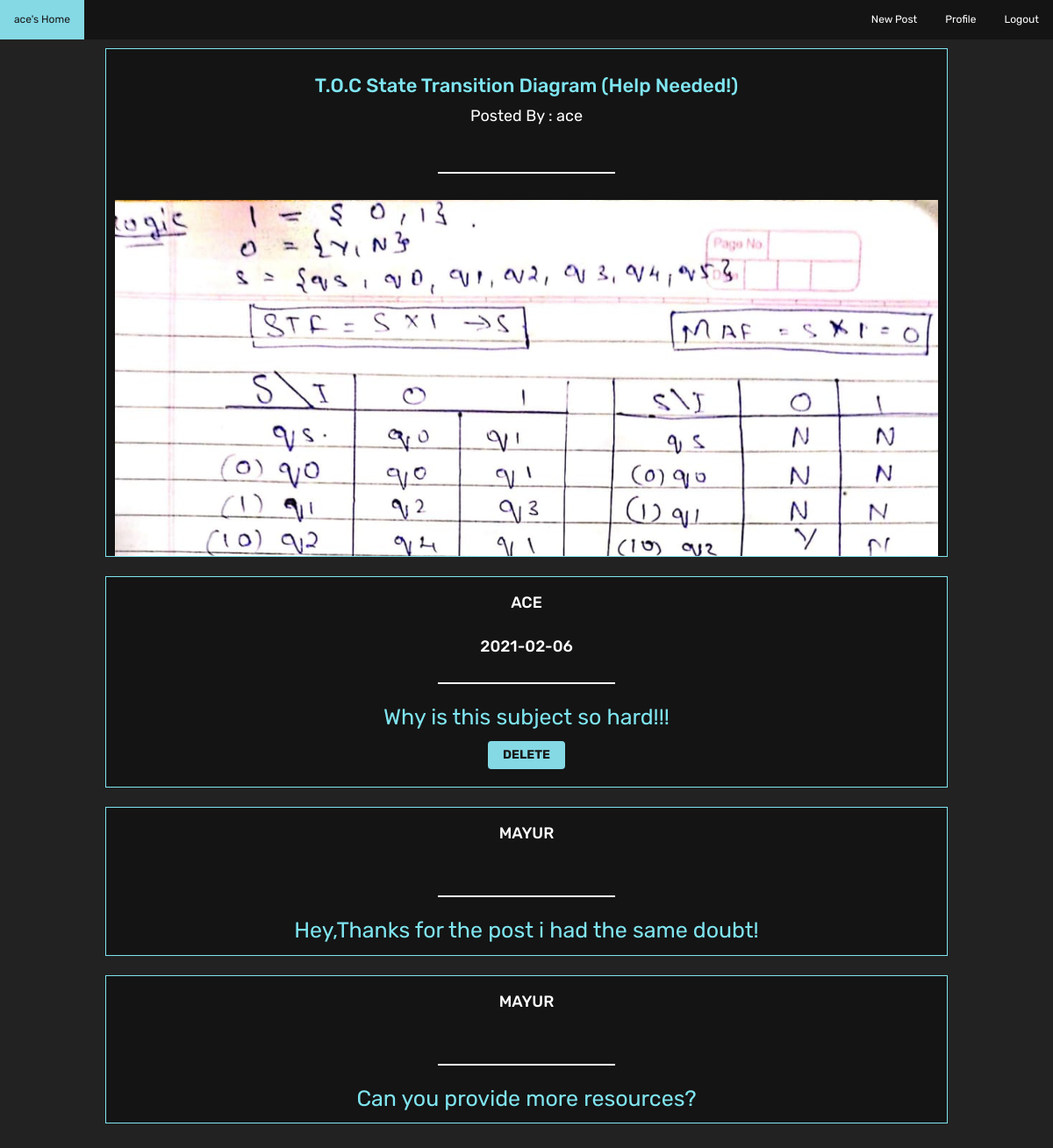
Page /comment.php?id=2 (signed in) on the earlier database version.
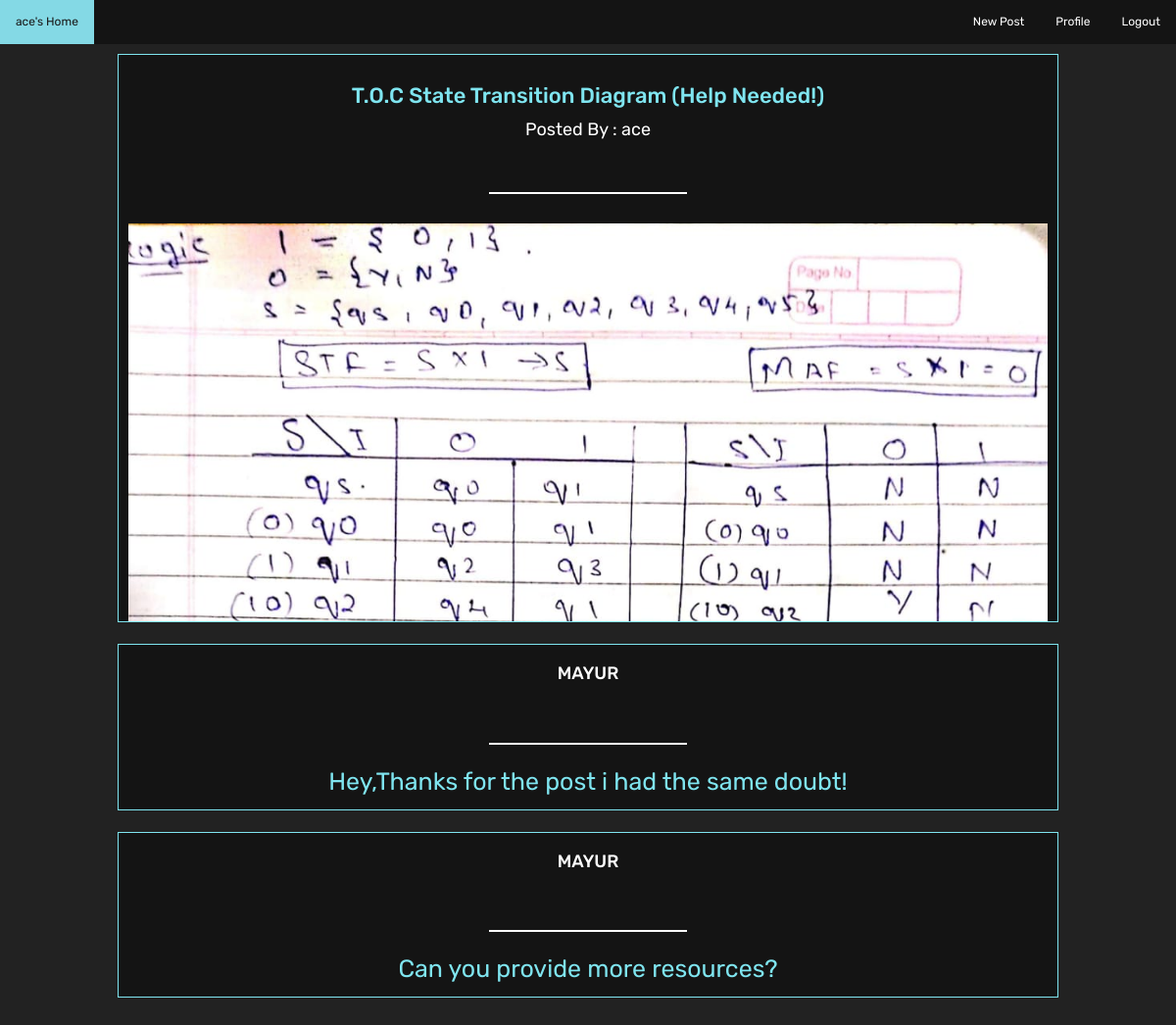
Same page on the later database version.
### tables this page shows
CREATE TABLE `posttable` (
  `title` varchar(255) NOT NULL,
  `content` longtext NOT NULL,
  `author` varchar(255) NOT NULL,
  `image` varchar(255) DEFAULT NULL,
  `id` int(11) NOT NULL,
  `likes` int(11) NOT NULL DEFAULT 0,
  `dislikes` int(11) NOT NULL DEFAULT 0,
  `tag` varchar(50) DEFAULT NULL
);

CREATE TABLE `postcomments` (
  `postid` int(11) NOT NULL,
  `email` varchar(255) NOT NULL,
  `comment` varchar(255) NOT NULL,
  `dates` date DEFAULT NULL
);

### getSpecificPost.php (the view, shortened to what this page needs)
<?php
function getSpecificPosts(){
  $con = mysqli_connect("localhost","root","","posts");
  $srch=$_GET['id'];
  $query="SELECT * FROM `posttable` where id ='$srch'";
  $query2="SELECT * FROM `postcomments` where postid ='$srch' order by dates desc";
  $result=mysqli_query($con,$query);
  while($row=mysqli_fetch_array($result)){
    echo '
    <div class="container">
    <h3 class="posttitle">'.$row['title'].'</h3>
    <p class="postcontent">Posted By : '.$row['author'].'</p>
    <br>
    <hr width="200px">
    <p class="postcontent">'.$row['content'].'<p>
    <img src="uploads/'.$row['image'].'"class="imgt" ?>
    <br>
    <div class ="interact">
    <a class="btnLike" href="like.php?id='.$row["id"].'"><span>('.$row["likes"].') </span>UPVOTE</a>
    </div>
    <div class="searchbar2">
    <form action="addComment.php?id='.$row["id"].'" method="POST" id="form1">
    	<br>
      <p class="posttitle" style="">Add a comment</p>
      <input type="text" class="form-control" name="text" id="title">
      <br>
      <button type="submit" class="btn btn-primary" id="lgn">Post</button>
    </form>
    </div>
    </div>
    ';
    $result2=mysqli_query($con,$query2);
    while($row2=mysqli_fetch_array($result2)){
      echo '
      <div class="searchbar">
      <h3 class="cmname">'.$row2['email'].'</h3>
      <h3 class="cmname">'.$row2['dates'].'</h3>
      <hr width="200px">
      <p class="cmcontent">'.$row2['comment'].'</p>
      ';
      if($_SESSION['email']===$row2['email'])
      {
        echo '
        <button type="submit" class="btn btn-primary" id="lgn"><a class="btnLike" style="width:6%;" href="deleteComment.php?id='.$row["id"].'">DELETE</a></button>
        <br>
        </div>
        ';
      }
      else{
        echo'
        </div>';
      }
  }
}
}

Differences in the rows shown:
removed postcomments: email "ACE", dates "2021-02-06", comment "Why is this subject so hard!!!"
